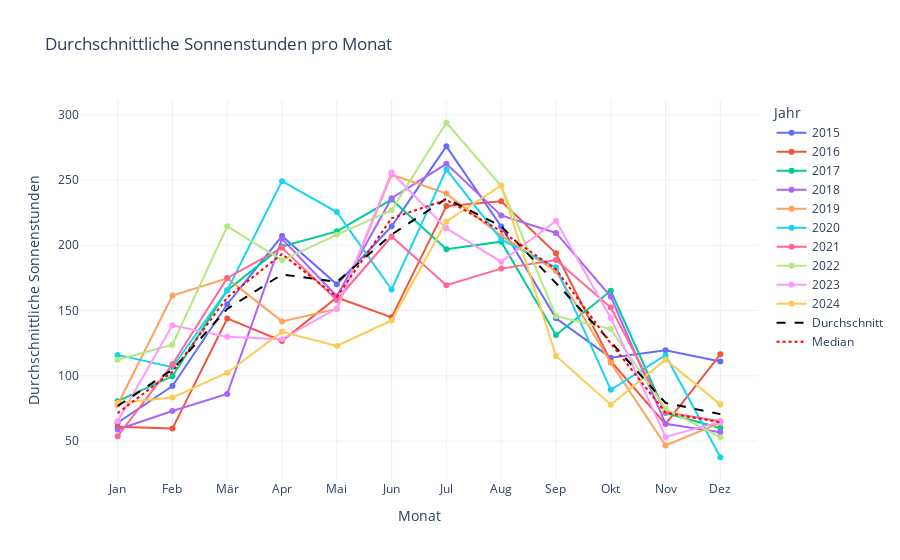
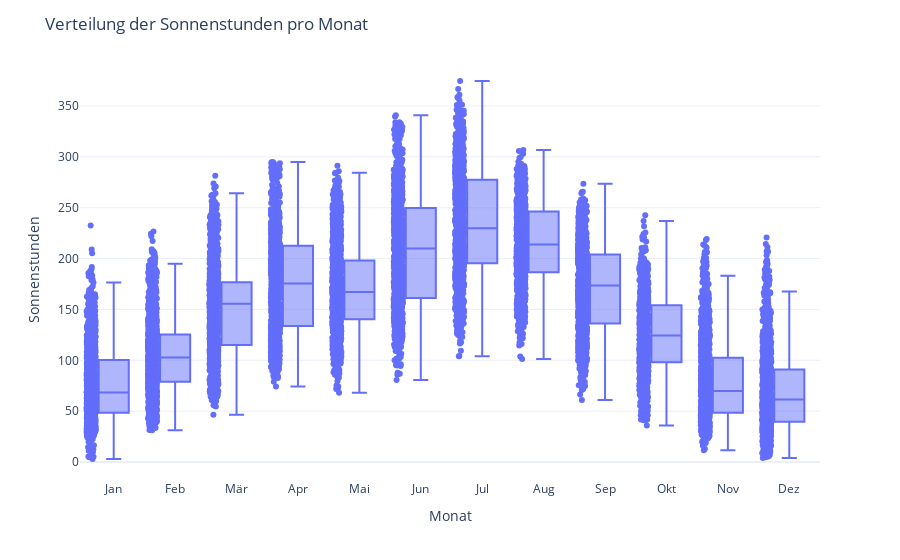

These figures' notebook cell, in order:
### Code cell
# Imports
import pandas as pd
import plotly.express as px
import plotly.graph_objects as go

# Daten laden
# Laden der beiden CSV-Dateien
file_path_sun_data = 'data\\meteo_swiss_data.csv'
file_path_stn_data = 'data\\meteo_swiss_stn_data.csv'

sun_data = pd.read_csv(file_path_sun_data, delimiter=';')
stn_data = pd.read_csv(file_path_stn_data, delimiter=';')

# Join der beiden DataFrames anhand der 'stn'-Spalte
data = pd.merge(sun_data, stn_data, on='stn', how='inner')

# Daten konvertieren
data['time'] = pd.to_datetime(data['time'], format='%Y%m')
data['year'] = data['time'].dt.year
data['month'] = data['time'].dt.month
data['sunhours'] = data['su2000m0'].replace('-', '0').astype(float)

# Daten filtern
data = data[(data['sunhours'] > 0) & (data['year'] != 2025) & (data['canton'] != 'LI')]
data['sunhours'] = data['sunhours'].astype(float)

monthly_data = data.groupby(['year', 'month'])['sunhours'].mean().unstack(level=0)

# Deutsche Monatsnamen
month_names = ['Jan', 'Feb', 'Mär', 'Apr', 'Mai', 'Jun', 'Jul', 'Aug', 'Sep', 'Okt', 'Nov', 'Dez']


# Berechnen des durchschnittlichen Sonnenstunden pro Monat über alle Jahre
average_sunhours = monthly_data.mean(axis=1)

# Berechnen des Medians der Sonnenstunden pro Monat über alle Jahre
median_sunhours = monthly_data.median(axis=1)


# Interaktives Liniendiagramm mit Plotly
fig = go.Figure()

# Linien für jedes Jahr hinzufügen
for year in monthly_data.columns:
    fig.add_trace(go.Scatter(x=monthly_data.index, y=monthly_data[year], mode='lines+markers', name=str(year)))

# Durchschnittslinie hinzufügen
fig.add_trace(go.Scatter(x=monthly_data.index, y=average_sunhours, mode='lines', name='Durchschnitt', line=dict(color='black', dash='dash')))

# Medianlinie hinzufügen
fig.add_trace(go.Scatter(x=monthly_data.index, y=median_sunhours, mode='lines', name='Median', line=dict(color='red', dash='dot')))

# Layout anpassen
fig.update_layout(
    title='Durchschnittliche Sonnenstunden pro Monat',
    xaxis_title='Monat',
    yaxis_title='Durchschnittliche Sonnenstunden',
    xaxis=dict(tickmode='array', tickvals=list(range(1, 13)), ticktext=month_names),
    legend_title='Jahr',
    template='plotly_white'
)

fig.show()

fig.write_html('docs\\assets\\diagramme\\sunhours_per_month.html')

# Interaktiver Boxplot mit Plotly
fig_box = px.box(data, x='month', y='sunhours', points='all', labels={'month': 'Monat', 'sunhours': 'Sonnenstunden'})
fig_box.update_layout(
    title='Verteilung der Sonnenstunden pro Monat',
    xaxis=dict(tickmode='array', tickvals=list(range(1, 13)), ticktext=month_names),
    template='plotly_white'
)

fig_box.show()

### Figure 1 — Plotly figure (JSON) as saved in the notebook; plotly's stock layout.template omitted (floating-point values rounded to 4 significant figures)
{"data": [{"mode": "lines+markers", "name": "2015", "type": "scatter", "x": [1, 2, 3, 4, 5, 6, 7, 8, 9, 10, 11, 12], "y": [64.08, 92.18, 154.9, 207.1, 170.1, 214.6, 275.8, 214.4, 144.1, 113.9, 119.7, 111.0]}, {"mode": "lines+markers", "name": "2016", "type": "scatter", "x": [1, 2, 3, 4, 5, 6, 7, 8, 9, 10, 11, 12], "y": [61.0, 59.58, 144.0, 126.7, 160.0, 144.8, 230.0, 233.8, 193.8, 111.2, 63.02, 116.5]}, {"mode": "lines+markers", "name": "2017", "type": "scatter", "x": [1, 2, 3, 4, 5, 6, 7, 8, 9, 10, 11, 12], "y": [80.62, 99.62, 165.4, 199.1, 210.7, 235.0, 197.0, 202.8, 131.2, 165.1, 71.47, 60.08]}, {"mode": "lines+markers", "name": "2018", "type": "scatter", "x": [1, 2, 3, 4, 5, 6, 7, 8, 9, 10, 11, 12], "y": [58.89, 73.03, 86.1, 205.0, 161.0, 236.1, 262.4, 222.9, 209.4, 160.7, 63.32, 56.72]}, {"mode": "lines+markers", "name": "2019", "type": "scatter", "x": [1, 2, 3, 4, 5, 6, 7, 8, 9, 10, 11, 12], "y": [77.83, 161.5, 174.6, 141.7, 151.3, 254.2, 239.6, 207.4, 180.1, 110.0, 46.62, 64.02]}, {"mode": "lines+markers", "name": "2020", "type": "scatter", "x": [1, 2, 3, 4, 5, 6, 7, 8, 9, 10, 11, 12], "y": [116.0, 106.6, 165.6, 249.1, 225.5, 166.1, 258.1, 204.5, 183.1, 89.31, 115.8, 37.64]}, {"mode": "lines+markers", "name": "2021", "type": "scatter", "x": [1, 2, 3, 4, 5, 6, 7, 8, 9, 10, 11, 12], "y": [53.68, 108.9, 175.0, 198.0, 158.1, 206.7, 169.4, 182.1, 188.8, 152.3, 72.09, 65.17]}, {"mode": "lines+markers", "name": "2022", "type": "scatter", "x": [1, 2, 3, 4, 5, 6, 7, 8, 9, 10, 11, 12], "y": [112.4, 123.9, 214.5, 188.6, 208.0, 226.9, 293.9, 245.6, 145.7, 135.9, 74.88, 52.87]}, {"mode": "lines+markers", "name": "2023", "type": "scatter", "x": [1, 2, 3, 4, 5, 6, 7, 8, 9, 10, 11, 12], "y": [65.12, 138.7, 129.8, 128.0, 151.7, 255.8, 213.0, 187.4, 218.7, 144.4, 53.24, 64.73]}, {"mode": "lines+markers", "name": "2024", "type": "scatter", "x": [1, 2, 3, 4, 5, 6, 7, 8, 9, 10, 11, 12], "y": [79.22, 83.35, 102.4, 133.8, 122.8, 142.4, 218.2, 245.8, 115.2, 77.82, 112.4, 78.06]}, {"line": {"color": "black", "dash": "dash"}, "mode": "lines", "name": "Durchschnitt", "type": "scatter", "x": [1, 2, 3, 4, 5, 6, 7, 8, 9, 10, 11, 12], "y": [76.88, 104.7, 151.2, 177.7, 171.9, 208.3, 235.7, 214.7, 171.0, 126.1, 79.25, 70.68]}, {"line": {"color": "red", "dash": "dot"}, "mode": "lines", "name": "Median", "type": "scatter", "x": [1, 2, 3, 4, 5, 6, 7, 8, 9, 10, 11, 12], "y": [71.48, 103.1, 160.1, 193.3, 160.5, 220.7, 234.8, 210.9, 181.6, 124.9, 71.78, 64.38]}], "layout": {"legend": {"title": {"text": "Jahr"}}, "title": {"text": "Durchschnittliche Sonnenstunden pro Monat"}, "xaxis": {"tickmode": "array", "ticktext": ["Jan", "Feb", "Mär", "Apr", "Mai", "Jun", "Jul", "Aug", "Sep", "Okt", "Nov", "Dez"], "tickvals": [1, 2, 3, 4, 5, 6, 7, 8, 9, 10, 11, 12], "title": {"text": "Monat"}}, "yaxis": {"title": {"text": "Durchschnittliche Sonnenstunden"}}}}

### Figure 2 — Plotly figure (JSON) as saved in the notebook; plotly's stock layout.template omitted (floating-point values rounded to 4 significant figures; data arrays with more than 128 entries replaced by an {"elided": "..."} marker saying what was removed)
{"data": [{"alignmentgroup": "True", "boxpoints": "all", "hovertemplate": "Monat=%{x}<br>Sonnenstunden=%{y}<extra></extra>", "legendgroup": "", "marker": {"color": "#636efa"}, "name": "", "notched": false, "offsetgroup": "", "orientation": "v", "showlegend": false, "type": "box", "x": {"elided": "13223 int values"}, "x0": " ", "xaxis": "x", "y": {"elided": "13223 float values"}, "y0": " ", "yaxis": "y"}], "layout": {"boxmode": "group", "legend": {"tracegroupgap": 0}, "margin": {"t": 60}, "title": {"text": "Verteilung der Sonnenstunden pro Monat"}, "xaxis": {"anchor": "y", "domain": [0, 1], "tickmode": "array", "ticktext": ["Jan", "Feb", "Mär", "Apr", "Mai", "Jun", "Jul", "Aug", "Sep", "Okt", "Nov", "Dez"], "tickvals": [1, 2, 3, 4, 5, 6, 7, 8, 9, 10, 11, 12], "title": {"text": "Monat"}}, "yaxis": {"anchor": "x", "domain": [0, 1], "title": {"text": "Sonnenstunden"}}}}
